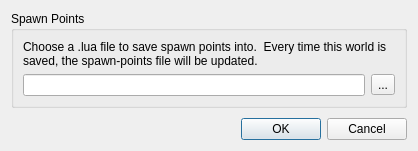
<?xml version="1.0" encoding="UTF-8"?>
<ui version="4.0">
 <class>WriteSpawnPointsDialog</class>
 <widget class="QDialog" name="WriteSpawnPointsDialog">
  <property name="geometry">
   <rect>
    <x>0</x>
    <y>0</y>
    <width>418</width>
    <height>151</height>
   </rect>
  </property>
  <property name="windowTitle">
   <string>Spawn Points</string>
  </property>
  <layout class="QGridLayout" name="gridLayout">
   <item row="0" column="0">
    <widget class="QGroupBox" name="groupBox">
     <property name="title">
      <string>Spawn Points</string>
     </property>
     <layout class="QGridLayout" name="gridLayout_2">
      <item row="1" column="0">
       <layout class="QHBoxLayout" name="horizontalLayout">
        <item>
         <widget class="QLineEdit" name="fileName">
          <property name="readOnly">
           <bool>true</bool>
          </property>
         </widget>
        </item>
        <item>
         <widget class="QToolButton" name="browse">
          <property name="text">
           <string>...</string>
          </property>
         </widget>
        </item>
       </layout>
      </item>
      <item row="0" column="0">
       <widget class="QLabel" name="label">
        <property name="text">
         <string>Choose a .lua file to save spawn points into.  Every time this world is saved, the spawn-points file will be updated.</string>
        </property>
        <property name="wordWrap">
         <bool>true</bool>
        </property>
       </widget>
      </item>
     </layout>
    </widget>
   </item>
   <item row="2" column="0">
    <widget class="QDialogButtonBox" name="buttonBox">
     <property name="orientation">
      <enum>Qt::Horizontal</enum>
     </property>
     <property name="standardButtons">
      <set>QDialogButtonBox::Cancel|QDialogButtonBox::Ok</set>
     </property>
    </widget>
   </item>
   <item row="1" column="0">
    <spacer name="verticalSpacer">
     <property name="orientation">
      <enum>Qt::Vertical</enum>
     </property>
     <property name="sizeHint" stdset="0">
      <size>
       <width>20</width>
       <height>40</height>
      </size>
     </property>
    </spacer>
   </item>
  </layout>
 </widget>
 <resources/>
 <connections>
  <connection>
   <sender>buttonBox</sender>
   <signal>accepted()</signal>
   <receiver>WriteSpawnPointsDialog</receiver>
   <slot>accept()</slot>
   <hints>
    <hint type="sourcelabel">
     <x>248</x>
     <y>254</y>
    </hint>
    <hint type="destinationlabel">
     <x>157</x>
     <y>274</y>
    </hint>
   </hints>
  </connection>
  <connection>
   <sender>buttonBox</sender>
   <signal>rejected()</signal>
   <receiver>WriteSpawnPointsDialog</receiver>
   <slot>reject()</slot>
   <hints>
    <hint type="sourcelabel">
     <x>316</x>
     <y>260</y>
    </hint>
    <hint type="destinationlabel">
     <x>286</x>
     <y>274</y>
    </hint>
   </hints>
  </connection>
 </connections>
</ui>
